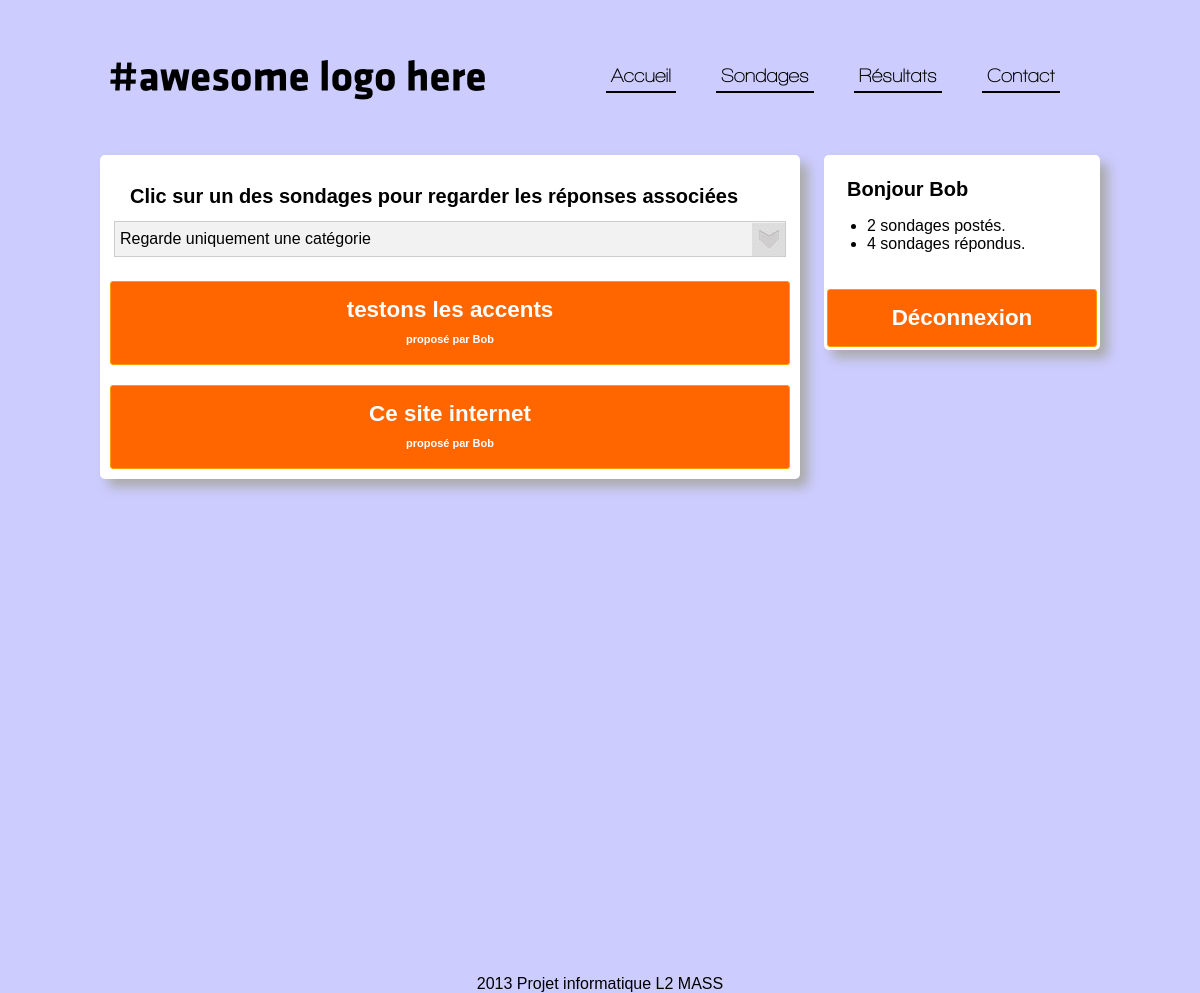
The page /resultat.php (signed in) on the database its author committed.
### tables this page shows
CREATE TABLE IF NOT EXISTS `sondages` (
  `id` int(11) NOT NULL AUTO_INCREMENT,
  `titre` text NOT NULL,
  `id_membre` int(11) NOT NULL,
  `nb_question` int(11) NOT NULL,
  `categorie` text NOT NULL,
  `date` date NOT NULL,
  `nb_rempli` int(11) NOT NULL,
  PRIMARY KEY (`id`)
);

CREATE TABLE IF NOT EXISTS `membres` (
  `id` int(11) NOT NULL AUTO_INCREMENT,
  `pseudo` text NOT NULL,
  `mdp` text NOT NULL,
  `nb_sondages` int(11) NOT NULL,
  `nb_reponses` int(11) NOT NULL,
  `mail` text NOT NULL,
  `age` text NOT NULL,
  `sexe` text NOT NULL,
  PRIMARY KEY (`id`)
);

### includes/sql.php (called while the page is built)
<?php
					$connSQL['hote']="localhost";
				   $connSQL['util']="root";
				   $connSQL['pass']="";
				   $connSQL['base']="test";
				   ?>

### includes/fonctions.php (called while the page is built, shortened)
<?php
				include 'sql.php';
			   function requete($requete) {
				   global $connSQL;
						   if(function_exists("mysqli_query")) {
							   $resultat=@mysqli_query($connSQL['conn'],$requete) or
			die("<font color=\"#AD0018\"><b>$requete<br>erreur</b></font>");
						   } else {
							   $resultat=@mysql_query($requete) or die("<font
			color=\"#AD0018\">".erreur(3)."</b></font>");
						   }
				   return $resultat;
			   }
			   function reqfetch($resultat) {
				   if(function_exists("mysqli_fetch_array")) {
					   return mysqli_fetch_array($resultat);
				   } else {
					   return mysql_fetch_array($resultat);
				   }
			   }

### resultat.php (the view, shortened to what this page needs)
 <?php session_start();
include 'includes/haut.php';
include 'includes/menu.php';
include 'includes/fonctions.php';
?>
		<div class="contenu">
			<div class="corps">
				<?php
					if(!isset($_GET['cat'])&&!isset($_GET['id']))
					{
						echo '<h1>Clic sur un des sondages pour regarder les réponses associées</h1>'; ?>
						<div class="styled-select">
							<select id="cat" name="categorie" onchange="cat('resultat')">
							<option selected disabled value=0 >Regarde uniquement une catégorie</option>
							</select>
						</div>
				<?php	$sql = 'SELECT *  FROM sondages  where nb_rempli > 0 ORDER BY id DESC';
						$req = requete($sql);
						while ($data = reqfetch($req))
						{
							$sql2 = 'SELECT *  FROM membres WHERE id='.$data['id_membre'];
							$req2 = requete($sql2);
							while ($data2 = reqfetch($req2))
							{
								echo '<button onclick="window.location=\'resultat.php?id='.$data['id'].'\';" >'.$data['titre'].'</br><span class="petit">
								proposé par '.$data2['pseudo'].' </span></button>';
							}
						}
					}
						echo '<h1>Clic sur un des sondages pour regarder les réponses associées ('.$_GET['cat'].')</h1>'; ?>
			</div>
			<div class="barredroite">
				<?php if(!isset($_SESSION['pseudo'])){?>
				<div class="bloc">
					<form class="form1" id="start" action="connexion.php" method="post">
				<?php if(isset($_GET['erreur'])){echo '<p>Vous avez du vous trompez...</p>'; }?>
						<input type="text" name="pseudo" placeholder="Ton pseudo " required="">
							<input type="password" name="mdp" placeholder="Mot de passe" required="">
							<button type="submit">Connexion</button>
							<a href="inscription.php"class="inscritToi">(pas encore inscris ?)</a>
					</form>
				</div>
				<?php
				}
				else{
				?>
					<div class="bloc">
							<h1><?php echo "Bonjour ".$_SESSION['pseudo']; ?></h1>
							<p>
								<ul>
									<li><?php echo $_SESSION["nb_sondages"]." sondages postés."; ?></li>
									<li><?php echo $_SESSION["nb_reponses"]." sondages répondus."; ?></li>
								</ul>
							</p>
							<button  onclick="window.location='deco.php';">Déconnexion</button>
				</div>
				<?php }				?>
			</div>
		</div>
		<div class="footer">
			<p>2013 Projet informatique L2 MASS</p>
		</div>
	</div>
	</body>
</html>

### css/design.css (style rules this page uses)
html { padding:0px; width:100%; height:100%; }
body { font-family:Arial,Sans; margin:0px; padding:0px; width:100%; height:100%; background-color:#ccccff; }
.contenu { margin-top:0; margin-bottom:20px; height:100%; }
.corps { float:left; margin-bottom:20px; background-color:white; width:680px; padding:10px; border-radius:5px; box-shadow: 8px 8px 12px #aaa; }
.bloc { margin-bottom:20px; background-color:white; padding:3px; border-radius:5px; box-shadow: 8px 8px 12px #aaa; float:right; width:270px; }
h1 { text-align:left; font-size:20px; }
.footer { margin-bottom:20px; text-align:center; font-family:Arial,Mollot,Sans; }
button { margin: 20px 0px 0px 0px; padding: 15px 8px; width: 100%; cursor: pointer; border: 1px solid #ff9c00; overflow: visible; display: inline-block; color: #fff; font: bold 1.4em arial, sans; background-color: #ff6600; border-radius: 3px; }
.styled-select { cursor:pointer; background: url(../img/select.jpg) no-repeat right #f2f2f2; border: 1px solid #ccc; width:auto; margin: 4px; }
.styled-select select { cursor:pointer; background: transparent; width: 100%; padding: 5px; font-size: 16px; line-height: 1; border: 0; border-radius: 0; height: 34px; -webkit-appearance: none; }
.petit { font-size:11px; }
h1 { margin-top:20px; margin-left:20px; }

### rows shown on the page
sondages: titre "testons les accents"
membres: pseudo "Bob"
sondages: titre "Ce site internet"

### other values the page prints
$_SESSION['pseudo'] "Bob"
$_SESSION["nb_sondages"] "2"
$_SESSION["nb_reponses"] "4"
